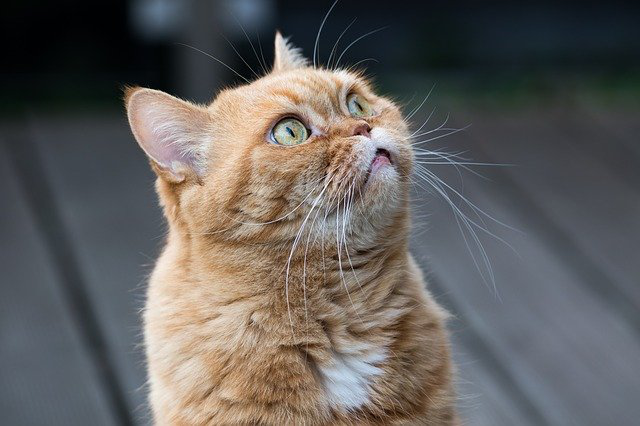
#> input picture opencv/samsjang-opencv/images/british-shorthair-cat.png, 640 x 426 px
$ python cv-02-4.py
#> lines starting #> are read from the running program, lines starting #| are printed output that depends on the picture
__author__ = 'nocte55is@gmail.com'

import numpy as np
import cv2
import matplotlib.pyplot as plt


def show_image():
    imgfile = 'images/british-shorthair-cat.png'
    img = cv2.imread(imgfile, cv2.IMREAD_GRAYSCALE)
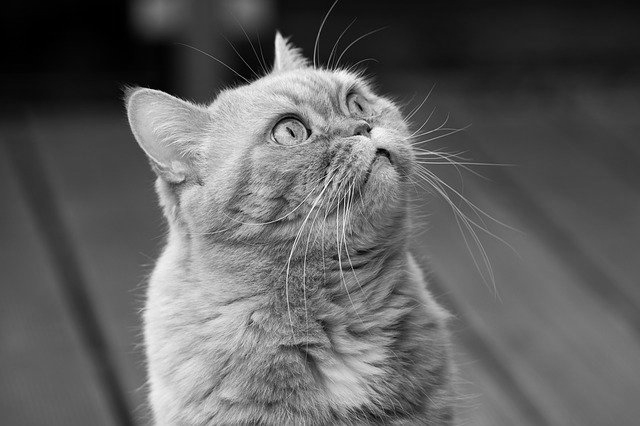
#> img: shape (426, 640); min 0, max 254, mean 95.5

    plt.imshow(img, cmap='gray', interpolation='bicubic')
    plt.xticks([])
    plt.yticks([])
    plt.title('model')
    plt.show()


show_image()
